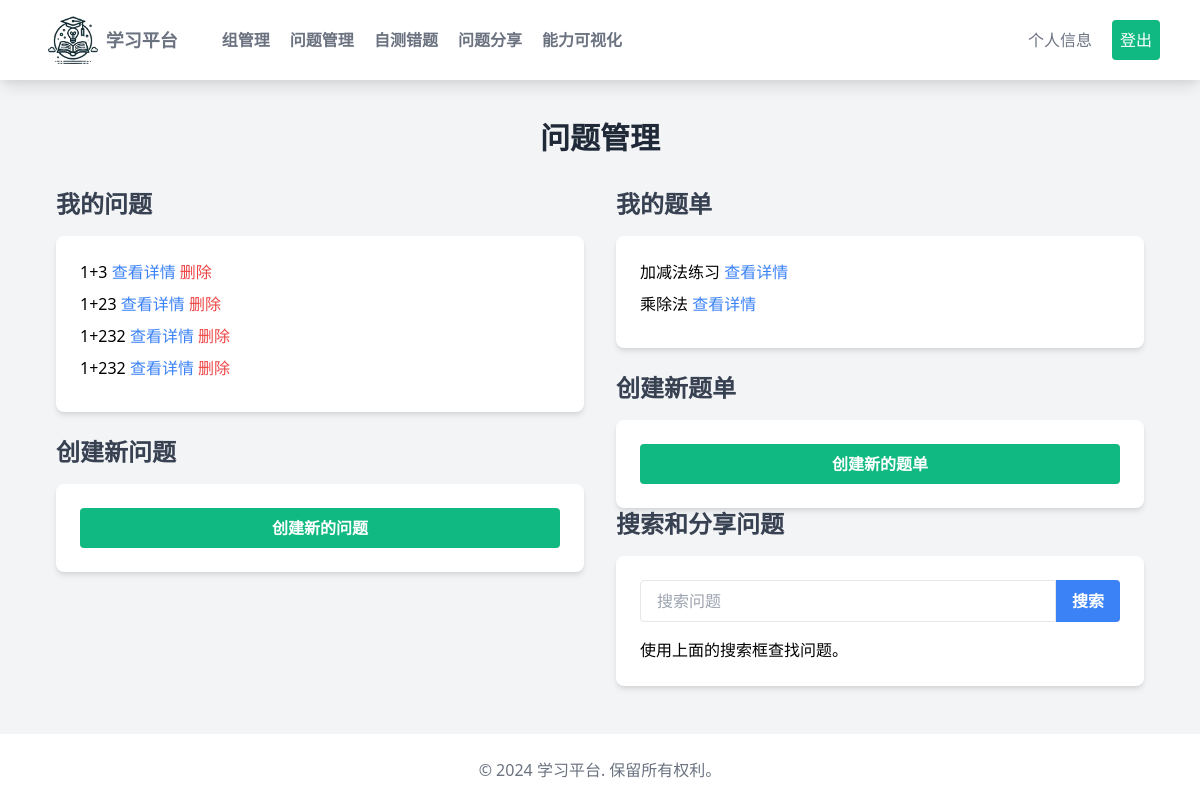
Page /questions/management/ (signed in) on the earlier database version.
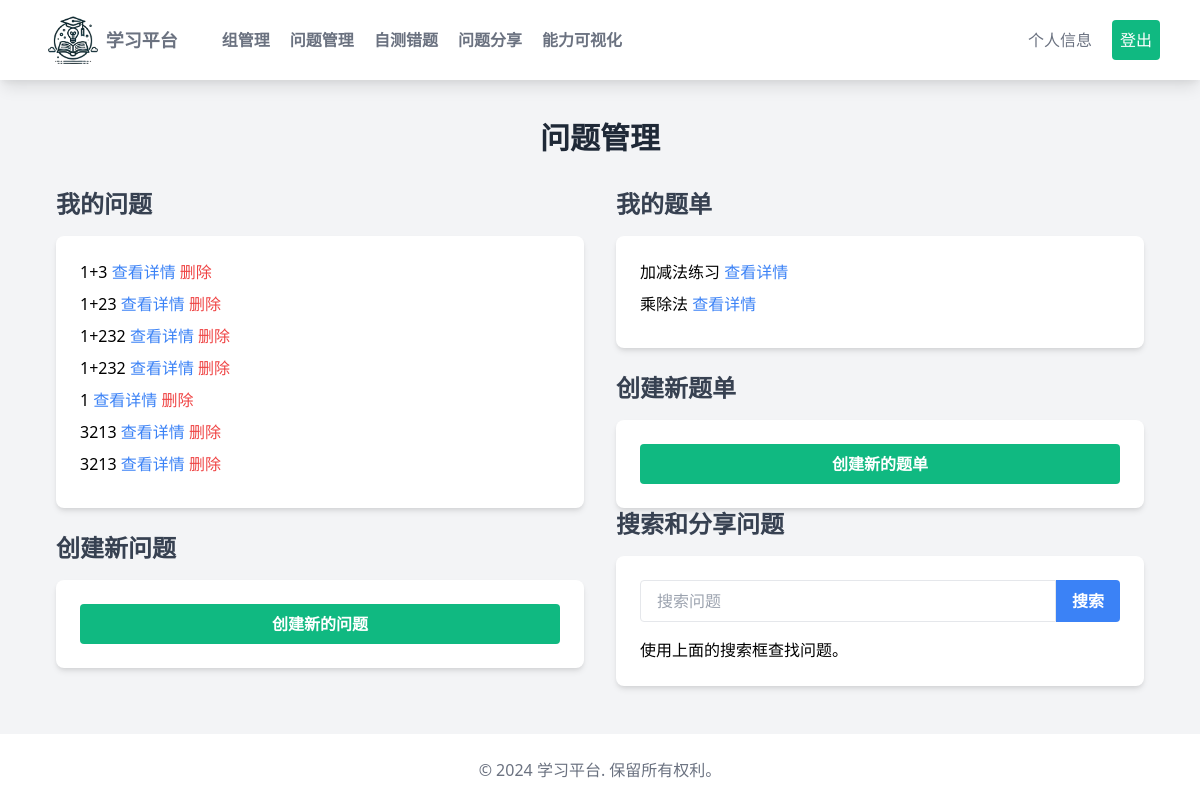
Same page on the later database version.
### questions/models.py (models this page shows, shortened)
class Question(models.Model):
    TEXT = 'text'
    IMAGE = 'image'
    FORMAT_CHOICES = [
        (TEXT, 'Text'),
        (IMAGE, 'Image')
    ]
    title = models.CharField(max_length=255)
    description = models.TextField(blank=True)
    description_image = models.ImageField(upload_to='questions/', blank=True, null=True)
    format = models.CharField(max_length=5, choices=FORMAT_CHOICES)
    image = models.ImageField(upload_to='questions/', blank=True, null=True)
    correct_answer = models.TextField(blank=True)
    correct_answer_image = models.ImageField(upload_to='questions/', blank=True, null=True)
    creator = models.ForeignKey(settings.AUTH_USER_MODEL, on_delete=models.CASCADE)
    shared_with = models.ManyToManyField(settings.AUTH_USER_MODEL, related_name='shared_questions', blank=True)

class QuestionSet(models.Model):
    name = models.CharField(max_length=255)
    description = models.TextField(blank=True)
    questions = models.ManyToManyField(Question, related_name='question_sets', blank=True)
    creator = models.ForeignKey(settings.AUTH_USER_MODEL, on_delete=models.CASCADE)
    shared_with_groups = models.ManyToManyField(Group, related_name='shared_question_sets', blank=True)
    is_public = models.BooleanField(default=False)

### questions/views.py (the view)
# urls.py: path('management/', views.question_management, name='question_management'),
@login_required
def question_management(request):
    search_query = request.GET.get('search', '')
    if search_query:
        search_results = Question.objects.filter(title__icontains=search_query)
        search_performed = True
    else:
        search_results = []
        search_performed = False
    user_questions = Question.objects.filter(creator=request.user)
    user_question_sets = QuestionSet.objects.filter(creator=request.user)
    return render(request, 'questions/management_question.html', {
        'user_questions': user_questions,
        'user_question_sets': user_question_sets,
        'search_results': search_results,
        'search_performed': search_performed
    })

### questions/templates/questions/management_question.html (shortened to what the changed rows need)
{% extends "basehome.html" %}
{% block content %}
<div class="max-w-6xl mx-auto mt-10 px-4">
    <h1 class="text-3xl font-bold text-center text-gray-800 mb-8">问题管理</h1>
    <div class="grid md:grid-cols-2 gap-8">
        <div>
            <h2 class="text-2xl font-semibold text-gray-700 mb-4">我的问题</h2>
            <div class="bg-white shadow-md rounded-lg p-6 mb-6">
                {% if user_questions %}
                    {% for question in user_questions %}
                        <div class="mb-2">
                            {{ question.title }}
                            <a href="{% url 'question_detail' question.id %}" class="text-blue-500 hover:text-blue-700">查看详情</a>
                            <button onclick="deleteQuestion({{ question.id }})" class="text-red-500 hover:text-red-700">删除</button>
                        </div>
                    {% endfor %}
                {% else %}
                    <p>您还没有创建任何问题。</p>
                {% endif %}
            </div>
            <h2 class="text-2xl font-semibold text-gray-700 mb-4">创建新问题</h2>
        </div>
        <div>
            <h2 class="text-2xl font-semibold text-gray-700 mb-4">我的题单</h2>
            <div class="bg-white shadow-md rounded-lg p-6 mb-6">
                {% if user_question_sets %}
                    {% for question_set in user_question_sets %}
                        <div class="mb-2">
                            {{ question_set.name }}
                            <a href="{% url 'question_set_detail' question_set.id %}" class="text-blue-500 hover:text-blue-700">查看详情</a>
                        </div>
                    {% endfor %}
                {% else %}
                    <p>您还没有创建任何题单。</p>
                {% endif %}
            </div>
            <h2 class="text-2xl font-semibold text-gray-700 mb-4">创建新题单</h2>
            <h2 class="text-2xl font-semibold text-gray-700 mb-4">搜索和分享问题</h2>
        </div>
    </div>
</div>
{% endblock %}

Differences in the rows shown:
added Question: title "1"
added Question: title "3213"
added Question: title "3213"
